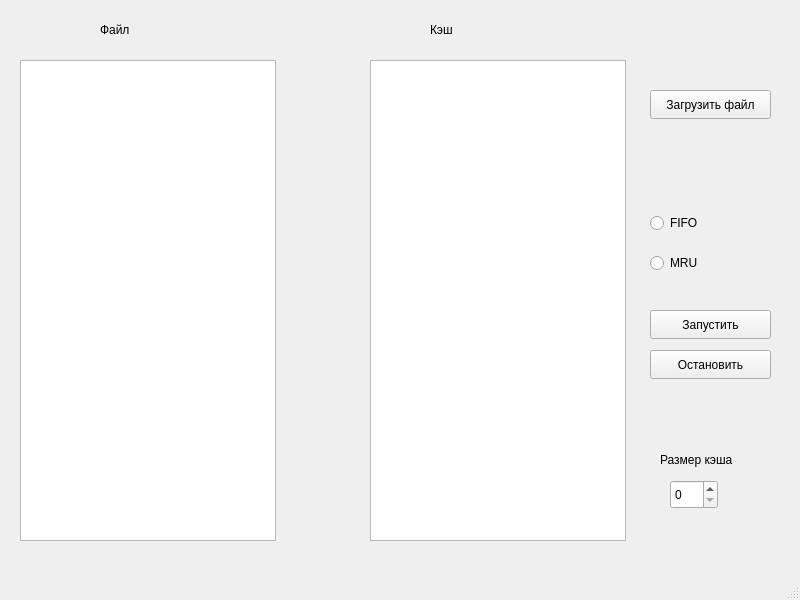
<?xml version="1.0" encoding="UTF-8"?>
<ui version="4.0">
 <class>MainWindow</class>
 <widget class="QMainWindow" name="MainWindow">
  <property name="geometry">
   <rect>
    <x>0</x>
    <y>0</y>
    <width>800</width>
    <height>600</height>
   </rect>
  </property>
  <property name="windowTitle">
   <string>MainWindow</string>
  </property>
  <widget class="QWidget" name="centralwidget">
   <widget class="QListWidget" name="FileWidget">
    <property name="geometry">
     <rect>
      <x>20</x>
      <y>60</y>
      <width>256</width>
      <height>481</height>
     </rect>
    </property>
   </widget>
   <widget class="QListWidget" name="CacheWidget">
    <property name="geometry">
     <rect>
      <x>370</x>
      <y>60</y>
      <width>256</width>
      <height>481</height>
     </rect>
    </property>
   </widget>
   <widget class="QPushButton" name="FileButton">
    <property name="geometry">
     <rect>
      <x>650</x>
      <y>90</y>
      <width>121</width>
      <height>29</height>
     </rect>
    </property>
    <property name="text">
     <string>Загрузить файл</string>
    </property>
   </widget>
   <widget class="QLabel" name="label">
    <property name="geometry">
     <rect>
      <x>100</x>
      <y>20</y>
      <width>63</width>
      <height>20</height>
     </rect>
    </property>
    <property name="text">
     <string>Файл</string>
    </property>
   </widget>
   <widget class="QLabel" name="label_2">
    <property name="geometry">
     <rect>
      <x>430</x>
      <y>20</y>
      <width>63</width>
      <height>20</height>
     </rect>
    </property>
    <property name="text">
     <string>Кэш</string>
    </property>
   </widget>
   <widget class="QPushButton" name="StartButton">
    <property name="geometry">
     <rect>
      <x>650</x>
      <y>310</y>
      <width>121</width>
      <height>29</height>
     </rect>
    </property>
    <property name="text">
     <string>Запустить</string>
    </property>
   </widget>
   <widget class="QRadioButton" name="radioButton_FIFO">
    <property name="geometry">
     <rect>
      <x>650</x>
      <y>210</y>
      <width>112</width>
      <height>26</height>
     </rect>
    </property>
    <property name="text">
     <string>FIFO</string>
    </property>
   </widget>
   <widget class="QRadioButton" name="radioButton_MRU">
    <property name="geometry">
     <rect>
      <x>650</x>
      <y>250</y>
      <width>112</width>
      <height>26</height>
     </rect>
    </property>
    <property name="text">
     <string>MRU</string>
    </property>
   </widget>
   <widget class="QLabel" name="user_label">
    <property name="geometry">
     <rect>
      <x>650</x>
      <y>440</y>
      <width>63</width>
      <height>20</height>
     </rect>
    </property>
    <property name="text">
     <string/>
    </property>
   </widget>
   <widget class="QLabel" name="user_label_2">
    <property name="geometry">
     <rect>
      <x>660</x>
      <y>450</y>
      <width>101</width>
      <height>20</height>
     </rect>
    </property>
    <property name="text">
     <string>Размер кэша</string>
    </property>
   </widget>
   <widget class="QPushButton" name="StopButton">
    <property name="geometry">
     <rect>
      <x>650</x>
      <y>350</y>
      <width>121</width>
      <height>29</height>
     </rect>
    </property>
    <property name="text">
     <string>Остановить</string>
    </property>
   </widget>
   <widget class="QSpinBox" name="spinBox">
    <property name="geometry">
     <rect>
      <x>670</x>
      <y>480</y>
      <width>48</width>
      <height>29</height>
     </rect>
    </property>
   </widget>
  </widget>
  <widget class="QMenuBar" name="menubar">
   <property name="geometry">
    <rect>
     <x>0</x>
     <y>0</y>
     <width>800</width>
     <height>25</height>
    </rect>
   </property>
  </widget>
  <widget class="QStatusBar" name="statusbar"/>
 </widget>
 <resources/>
 <connections/>
</ui>
